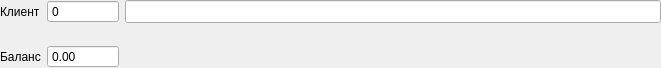
<?xml version="1.0" encoding="UTF-8"?>
<ui version="4.0">
 <class>SClientSelectForm</class>
 <widget class="QWidget" name="SClientSelectForm">
  <property name="geometry">
   <rect>
    <x>0</x>
    <y>0</y>
    <width>661</width>
    <height>68</height>
   </rect>
  </property>
  <property name="windowTitle">
   <string>Form</string>
  </property>
  <layout class="QGridLayout" name="gridLayout_2">
   <property name="leftMargin">
    <number>0</number>
   </property>
   <property name="topMargin">
    <number>0</number>
   </property>
   <property name="rightMargin">
    <number>0</number>
   </property>
   <property name="bottomMargin">
    <number>0</number>
   </property>
   <item row="0" column="0">
    <layout class="QGridLayout" name="gridLayout" columnstretch="0,0,1">
     <item row="0" column="0">
      <widget class="QLabel" name="labelClient">
       <property name="sizePolicy">
        <sizepolicy hsizetype="Minimum" vsizetype="Minimum">
         <horstretch>0</horstretch>
         <verstretch>0</verstretch>
        </sizepolicy>
       </property>
       <property name="text">
        <string>Клиент</string>
       </property>
      </widget>
     </item>
     <item row="0" column="2">
      <widget class="SLineEdit" name="lineEditLastName">
       <property name="sizePolicy">
        <sizepolicy hsizetype="Expanding" vsizetype="Minimum">
         <horstretch>0</horstretch>
         <verstretch>0</verstretch>
        </sizepolicy>
       </property>
      </widget>
     </item>
     <item row="1" column="0" colspan="3">
      <widget class="SClientMatch" name="widgetClientMatch" native="true">
       <property name="sizePolicy">
        <sizepolicy hsizetype="Preferred" vsizetype="Minimum">
         <horstretch>0</horstretch>
         <verstretch>0</verstretch>
        </sizepolicy>
       </property>
      </widget>
     </item>
     <item row="2" column="0">
      <widget class="QLabel" name="labelBalance">
       <property name="sizePolicy">
        <sizepolicy hsizetype="Minimum" vsizetype="Minimum">
         <horstretch>0</horstretch>
         <verstretch>0</verstretch>
        </sizepolicy>
       </property>
       <property name="text">
        <string>Баланс</string>
       </property>
      </widget>
     </item>
     <item row="2" column="2">
      <spacer name="horizontalSpacer">
       <property name="orientation">
        <enum>Qt::Horizontal</enum>
       </property>
       <property name="sizeHint" stdset="0">
        <size>
         <width>148</width>
         <height>0</height>
        </size>
       </property>
      </spacer>
     </item>
     <item row="2" column="1">
      <widget class="SDoubleSpinBox" name="doubleSpinBoxBalance">
       <property name="sizePolicy">
        <sizepolicy hsizetype="Minimum" vsizetype="Fixed">
         <horstretch>0</horstretch>
         <verstretch>0</verstretch>
        </sizepolicy>
       </property>
       <property name="inputMethodHints">
        <set>Qt::ImhNone</set>
       </property>
       <property name="readOnly">
        <bool>true</bool>
       </property>
       <property name="buttonSymbols">
        <enum>QAbstractSpinBox::NoButtons</enum>
       </property>
       <property name="minimum">
        <double>-999999999.000000000000000</double>
       </property>
       <property name="maximum">
        <double>999999999.000000000000000</double>
       </property>
      </widget>
     </item>
     <item row="0" column="1">
      <widget class="QSpinBox" name="spinBoxId">
       <property name="sizePolicy">
        <sizepolicy hsizetype="Minimum" vsizetype="Fixed">
         <horstretch>0</horstretch>
         <verstretch>0</verstretch>
        </sizepolicy>
       </property>
       <property name="inputMethodHints">
        <set>Qt::ImhNone</set>
       </property>
       <property name="readOnly">
        <bool>true</bool>
       </property>
       <property name="buttonSymbols">
        <enum>QAbstractSpinBox::NoButtons</enum>
       </property>
       <property name="specialValueText">
        <string/>
       </property>
       <property name="maximum">
        <number>2147483647</number>
       </property>
      </widget>
     </item>
    </layout>
   </item>
  </layout>
 </widget>
 <customwidgets>
  <customwidget>
   <class>SDoubleSpinBox</class>
   <extends>QDoubleSpinBox</extends>
   <header location="global">widgets/sdoublespinbox.h</header>
  </customwidget>
  <customwidget>
   <class>SLineEdit</class>
   <extends>QLineEdit</extends>
   <header>widgets/slineedit.h</header>
   <slots>
    <signal>buttonClicked(int)</signal>
    <signal>mouseDoubleClick()</signal>
   </slots>
  </customwidget>
  <customwidget>
   <class>SClientMatch</class>
   <extends>QWidget</extends>
   <header>widgets/sclientmatch.h</header>
   <container>1</container>
  </customwidget>
 </customwidgets>
 <resources/>
 <connections/>
</ui>
